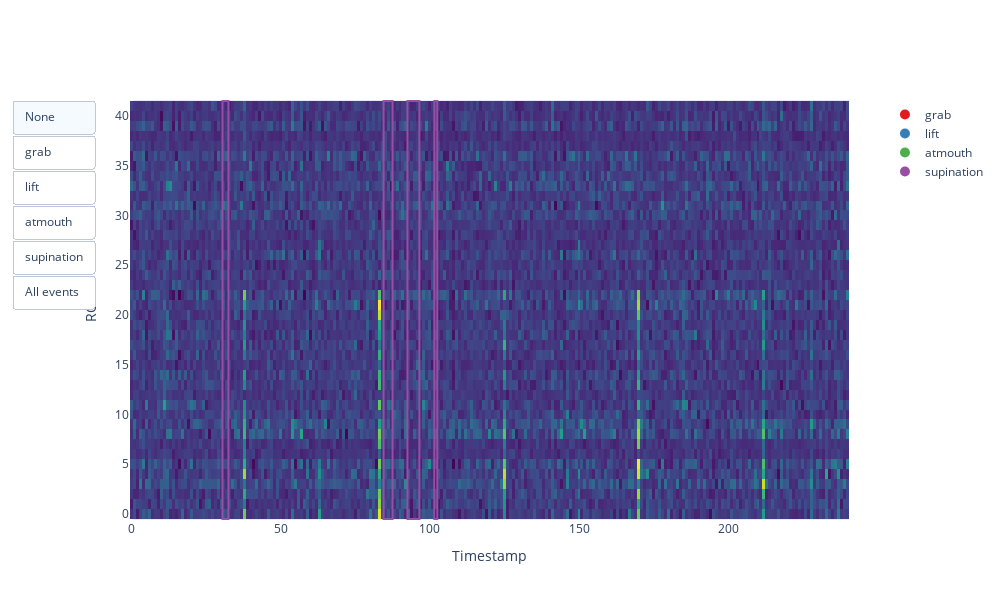

The cell this chart's notebook holds for it:
### Code cell
show_data(yi,trial,name = "y_hat_data",create_html = False,trial_number = 0,relevent_roi = 21)

### Figure 1 — Plotly figure (JSON) as saved in the notebook; plotly's stock layout.template omitted (floating-point values rounded to 4 significant figures; data arrays with more than 128 entries replaced by an {"elided": "..."} marker saying what was removed)
{"data": [{"colorscale": [[0, "#440154"], [0.1111, "#482878"], [0.2222, "#3e4989"], [0.3333, "#31688e"], [0.4444, "#26828e"], [0.5556, "#1f9e89"], [0.6667, "#35b779"], [0.7778, "#6ece58"], [0.8889, "#b5de2b"], [1, "#fde725"]], "name": "Heatmap", "showscale": false, "type": "heatmap", "z": {"elided": "42x241 float values"}, "zmax": 1.848, "zmin": -0.1912}, {"marker": {"color": "rgb(228,26,28)", "size": 10}, "mode": "markers", "name": "grab", "showlegend": true, "type": "scatter", "x": [null], "y": [null]}, {"marker": {"color": "rgb(55,126,184)", "size": 10}, "mode": "markers", "name": "lift", "showlegend": true, "type": "scatter", "x": [null], "y": [null]}, {"marker": {"color": "rgb(77,175,74)", "size": 10}, "mode": "markers", "name": "atmouth", "showlegend": true, "type": "scatter", "x": [null], "y": [null]}, {"marker": {"color": "rgb(152,78,163)", "size": 10}, "mode": "markers", "name": "supination", "showlegend": true, "type": "scatter", "x": [null], "y": [null]}], "layout": {"height": 600, "legend": {"x": 1.05, "y": 1}, "shapes": [{"fillcolor": "rgba(0, 0, 0, 0)", "line": {"color": "rgb(152,78,163)", "width": 2}, "name": "supination", "type": "rect", "x0": 30.5, "x1": 32.5, "y0": -0.5, "y1": 41.5}, {"fillcolor": "rgba(0, 0, 0, 0)", "line": {"color": "rgb(152,78,163)", "width": 2}, "name": "supination", "type": "rect", "x0": 84.5, "x1": 87.5, "y0": -0.5, "y1": 41.5}, {"fillcolor": "rgba(0, 0, 0, 0)", "line": {"color": "rgb(152,78,163)", "width": 2}, "name": "supination", "type": "rect", "x0": 92.5, "x1": 96.5, "y0": -0.5, "y1": 41.5}, {"fillcolor": "rgba(0, 0, 0, 0)", "line": {"color": "rgb(152,78,163)", "width": 2}, "name": "supination", "type": "rect", "x0": 101.5, "x1": 102.5, "y0": -0.5, "y1": 41.5}], "updatemenus": [{"buttons": [{"args": ["shapes", []], "label": "None", "method": "relayout"}, {"args": ["shapes", [{"fillcolor": "rgba(0,0,0,0)", "line": {"color": "rgb(228,26,28)", "width": 2}, "name": "grab", "type": "rect", "x0": 29.5, "x1": 32.5, "y0": -0.5, "y1": 41.5}, {"fillcolor": "rgba(0,0,0,0)", "line": {"color": "rgb(228,26,28)", "width": 2}, "name": "grab", "type": "rect", "x0": 84.5, "x1": 87.5, "y0": -0.5, "y1": 41.5}, {"fillcolor": "rgba(0,0,0,0)", "line": {"color": "rgb(228,26,28)", "width": 2}, "name": "grab", "type": "rect", "x0": 92.5, "x1": 95.5, "y0": -0.5, "y1": 41.5}, {"fillcolor": "rgba(0,0,0,0)", "line": {"color": "rgb(228,26,28)", "width": 2}, "name": "grab", "type": "rect", "x0": 100.5, "x1": 102.5, "y0": -0.5, "y1": 41.5}, {"fillcolor": "rgba(0,0,0,0)", "line": {"color": "rgb(228,26,28)", "width": 2}, "name": "grab", "type": "rect", "x0": 106.5, "x1": 108.5, "y0": -0.5, "y1": 41.5}]], "label": "grab", "method": "relayout"}, {"args": ["shapes", [{"fillcolor": "rgba(0,0,0,0)", "line": {"color": "rgb(55,126,184)", "width": 2}, "name": "lift", "type": "rect", "x0": 25.5, "x1": 29.5, "y0": -0.5, "y1": 41.5}, {"fillcolor": "rgba(0,0,0,0)", "line": {"color": "rgb(55,126,184)", "width": 2}, "name": "lift", "type": "rect", "x0": 32.5, "x1": 34.5, "y0": -0.5, "y1": 41.5}, {"fillcolor": "rgba(0,0,0,0)", "line": {"color": "rgb(55,126,184)", "width": 2}, "name": "lift", "type": "rect", "x0": 81.5, "x1": 84.5, "y0": -0.5, "y1": 41.5}, {"fillcolor": "rgba(0,0,0,0)", "line": {"color": "rgb(55,126,184)", "width": 2}, "name": "lift", "type": "rect", "x0": 97.5, "x1": 99.5, "y0": -0.5, "y1": 41.5}, {"fillcolor": "rgba(0,0,0,0)", "line": {"color": "rgb(55,126,184)", "width": 2}, "name": "lift", "type": "rect", "x0": 231.5, "x1": 233.5, "y0": -0.5, "y1": 41.5}]], "label": "lift", "method": "relayout"}, {"args": ["shapes", []], "label": "atmouth", "method": "relayout"}, {"args": ["shapes", [{"fillcolor": "rgba(0,0,0,0)", "line": {"color": "rgb(152,78,163)", "width": 2}, "name": "supination", "type": "rect", "x0": 30.5, "x1": 32.5, "y0": -0.5, "y1": 41.5}, {"fillcolor": "rgba(0,0,0,0)", "line": {"color": "rgb(152,78,163)", "width": 2}, "name": "supination", "type": "rect", "x0": 84.5, "x1": 87.5, "y0": -0.5, "y1": 41.5}, {"fillcolor": "rgba(0,0,0,0)", "line": {"color": "rgb(152,78,163)", "width": 2}, "name": "supination", "type": "rect", "x0": 92.5, "x1": 96.5, "y0": -0.5, "y1": 41.5}, {"fillcolor": "rgba(0,0,0,0)", "line": {"color": "rgb(152,78,163)", "width": 2}, "name": "supination", "type": "rect", "x0": 101.5, "x1": 102.5, "y0": -0.5, "y1": 41.5}]], "label": "supination", "method": "relayout"}, {"args": ["shapes", [{"fillcolor": "rgba(0,0,0,0)", "line": {"color": "rgb(228,26,28)", "width": 2}, "name": "grab", "type": "rect", "x0": 29.5, "x1": 32.5, "y0": -0.5, "y1": 41.5}, {"fillcolor": "rgba(0,0,0,0)", "line": {"color": "rgb(228,26,28)", "width": 2}, "name": "grab", "type": "rect", "x0": 84.5, "x1": 87.5, "y0": -0.5, "y1": 41.5}, {"fillcolor": "rgba(0,0,0,0)", "line": {"color": "rgb(228,26,28)", "width": 2}, "name": "grab", "type": "rect", "x0": 92.5, "x1": 95.5, "y0": -0.5, "y1": 41.5}, {"fillcolor": "rgba(0,0,0,0)", "line": {"color": "rgb(228,26,28)", "width": 2}, "name": "grab", "type": "rect", "x0": 100.5, "x1": 102.5, "y0": -0.5, "y1": 41.5}, {"fillcolor": "rgba(0,0,0,0)", "line": {"color": "rgb(228,26,28)", "width": 2}, "name": "grab", "type": "rect", "x0": 106.5, "x1": 108.5, "y0": -0.5, "y1": 41.5}, {"fillcolor": "rgba(0,0,0,0)", "line": {"color": "rgb(55,126,184)", "width": 2}, "name": "lift", "type": "rect", "x0": 25.5, "x1": 29.5, "y0": -0.5, "y1": 41.5}, {"fillcolor": "rgba(0,0,0,0)", "line": {"color": "rgb(55,126,184)", "width": 2}, "name": "lift", "type": "rect", "x0": 32.5, "x1": 34.5, "y0": -0.5, "y1": 41.5}, {"fillcolor": "rgba(0,0,0,0)", "line": {"color": "rgb(55,126,184)", "width": 2}, "name": "lift", "type": "rect", "x0": 81.5, "x1": 84.5, "y0": -0.5, "y1": 41.5}, {"fillcolor": "rgba(0,0,0,0)", "line": {"color": "rgb(55,126,184)", "width": 2}, "name": "lift", "type": "rect", "x0": 97.5, "x1": 99.5, "y0": -0.5, "y1": 41.5}, {"fillcolor": "rgba(0,0,0,0)", "line": {"color": "rgb(55,126,184)", "width": 2}, "name": "lift", "type": "rect", "x0": 231.5, "x1": 233.5, "y0": -0.5, "y1": 41.5}, {"fillcolor": "rgba(0,0,0,0)", "line": {"color": "rgb(152,78,163)", "width": 2}, "name": "supination", "type": "rect", "x0": 30.5, "x1": 32.5, "y0": -0.5, "y1": 41.5}, {"fillcolor": "rgba(0,0,0,0)", "line": {"color": "rgb(152,78,163)", "width": 2}, "name": "supination", "type": "rect", "x0": 84.5, "x1": 87.5, "y0": -0.5, "y1": 41.5}, {"fillcolor": "rgba(0,0,0,0)", "line": {"color": "rgb(152,78,163)", "width": 2}, "name": "supination", "type": "rect", "x0": 92.5, "x1": 96.5, "y0": -0.5, "y1": 41.5}, {"fillcolor": "rgba(0,0,0,0)", "line": {"color": "rgb(152,78,163)", "width": 2}, "name": "supination", "type": "rect", "x0": 101.5, "x1": 102.5, "y0": -0.5, "y1": 41.5}]], "label": "All events", "method": "relayout"}], "type": "buttons"}], "width": 1000, "xaxis": {"autorange": true, "range": [-0.5, 240.5], "title": {"text": "Timestamp"}}, "yaxis": {"autorange": true, "range": [-0.6005, 41.6], "title": {"text": "ROI"}}}}
